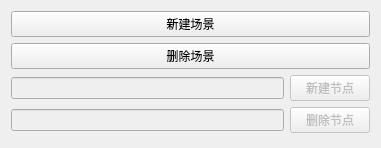
<ui version="4.0">
 <class>qMRMLSceneFactoryWidget</class>
 <widget class="QWidget" name="SceneFactoryWidget">
  <property name="geometry">
   <rect>
    <x>0</x>
    <y>0</y>
    <width>381</width>
    <height>148</height>
   </rect>
  </property>
  <property name="windowTitle">
   <string>场景工厂</string>
  </property>
  <layout class="QGridLayout" name="gridLayout">
   <item row="0" column="0" colspan="2">
    <widget class="QPushButton" name="NewSceneButton">
     <property name="text">
      <string>新建场景</string>
     </property>
    </widget>
   </item>
   <item row="1" column="0" colspan="2">
    <widget class="QPushButton" name="DeleteSceneButton">
     <property name="text">
      <string>删除场景</string>
     </property>
    </widget>
   </item>
   <item row="2" column="0">
    <widget class="QLineEdit" name="NewNodeLineEdit">
     <property name="enabled">
      <bool>false</bool>
     </property>
    </widget>
   </item>
   <item row="2" column="1">
    <widget class="QPushButton" name="NewNodeButton">
     <property name="enabled">
      <bool>false</bool>
     </property>
     <property name="text">
      <string>新建节点</string>
     </property>
    </widget>
   </item>
   <item row="3" column="0">
    <widget class="QLineEdit" name="DeleteNodeLineEdit">
     <property name="enabled">
      <bool>false</bool>
     </property>
    </widget>
   </item>
   <item row="3" column="1">
    <widget class="QPushButton" name="DeleteNodeButton">
     <property name="enabled">
      <bool>false</bool>
     </property>
     <property name="text">
      <string>删除节点</string>
     </property>
    </widget>
   </item>
  </layout>
 </widget>
 <resources />
 <connections />
</ui>
